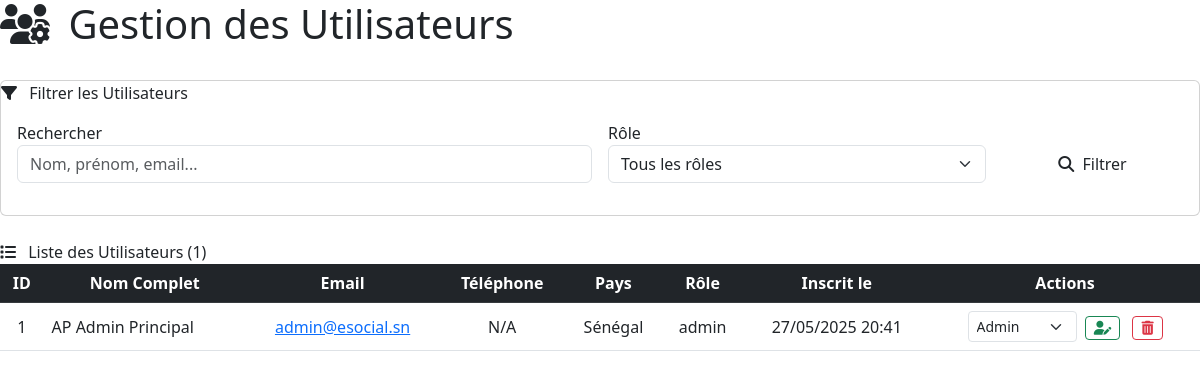
/admin/utilisateurs.php, run on the app's committed database.
### tables this page shows
CREATE TABLE IF NOT EXISTS `utilisateurs` (
  `id` int NOT NULL AUTO_INCREMENT,
  `prenom` varchar(100) NOT NULL,
  `nom` varchar(100) NOT NULL,
  `email` varchar(150) NOT NULL,
  `telephone` varchar(20) DEFAULT NULL,
  `mot_de_passe` varchar(255) NOT NULL,
  `role` enum('admin','donateur') DEFAULT 'donateur',
  `pays_id` int DEFAULT NULL,
  `date_inscription` datetime DEFAULT CURRENT_TIMESTAMP,
  PRIMARY KEY (`id`),
  UNIQUE KEY `email` (`email`),
  KEY `pays_id` (`pays_id`)
);

CREATE TABLE IF NOT EXISTS `pays` (
  `id` int NOT NULL AUTO_INCREMENT,
  `nom_pays` varchar(100) NOT NULL,
  PRIMARY KEY (`id`)
);

### admin/utilisateurs.php (the view, shortened to what this page needs)
<?php
$pdo = getPDO();
$search_user = isset($_GET['search_user']) ? sanitize($_GET['search_user']) : '';
$role_filter = isset($_GET['role_filter']) ? sanitize($_GET['role_filter']) : '';
$sql_users = "SELECT u.id, u.prenom, u.nom, u.email, u.telephone, u.role, u.date_inscription, p.nom_pays
              FROM utilisateurs u
              LEFT JOIN pays p ON u.pays_id = p.id";
$params_users = [];
$sql_users .= " ORDER BY u.date_inscription DESC";
$stmt_users = $pdo->prepare($sql_users);
$stmt_users->execute($params_users);
$utilisateurs = $stmt_users->fetchAll(PDO::FETCH_ASSOC);
?>
<link href="https://cdn.jsdelivr.net/npm/bootstrap@5.3.0/dist/css/bootstrap.min.css" rel="stylesheet">
<link href="https://cdnjs.cloudflare.com/ajax/libs/font-awesome/6.5.0/css/all.min.css" rel="stylesheet">
<div class="page-title-container mb-4 d-flex justify-content-between align-items-center">
    <h1><i class="fas fa-users-cog me-2"></i> Gestion des Utilisateurs</h1>
</div>
<div class="card card-admin filter-bar-users mb-4">
    <div class="card-admin-header">
        <i class="fas fa-filter me-2"></i> Filtrer les Utilisateurs
    </div>
    <div class="card-body">
        <form method="GET" action="utilisateurs.php" class="row g-3">
            <div class="col-md-6">
                <label for="search_user" class="form-label-admin">Rechercher</label>
                <input type="text" class="form-control form-control-admin" id="search_user" name="search_user" value="<?= htmlspecialchars($search_user) ?>" placeholder="Nom, prénom, email...">
            </div>
            <div class="col-md-4">
                <label for="role_filter" class="form-label-admin">Rôle</label>
                <select class="form-select form-control-admin" id="role_filter" name="role_filter">
                    <option value="">Tous les rôles</option>
                </select>
            </div>
            <div class="col-md-2 d-flex align-items-end">
                <button type="submit" class="btn btn-admin-primary w-100">
                    <i class="fas fa-search me-1"></i> Filtrer
                </button>
            </div>
        </form>
    </div>
</div>
<div class="user-table-container mt-4">
    <div class="card-admin-header d-flex justify-content-between align-items-center">
        <span><i class="fas fa-list me-2"></i> Liste des Utilisateurs (<?= count($utilisateurs) ?>)</span>
    </div>
    <div class="table-responsive">
        <table class="table table-hover table-users mb-0">
            <thead class="table-dark text-center">
                <tr>
                    <th>ID</th>
                    <th>Nom Complet</th>
                    <th>Email</th>
                    <th>Téléphone</th>
                    <th>Pays</th>
                    <th>Rôle</th>
                    <th>Inscrit le</th>
                    <th>Actions</th>
                </tr>
            </thead>
            <tbody>
                <?php if (empty($utilisateurs)): ?>
                    <tr>
                        <td colspan="8" class="text-center py-4">
                            <i class="fas fa-user-slash fa-2x text-muted mb-2"></i><br>
                            Aucun utilisateur trouvé <?= (!empty($search_user) || !empty($role_filter)) ? 'avec les filtres actuels.' : '.' ?>
                        </td>
                    </tr>
                <?php else: ?>
                    <?php foreach ($utilisateurs as $user):
                        $initials_user = strtoupper(substr($user['prenom'], 0, 1) . substr($user['nom'], 0, 1));
                        $role_class = 'role-' . strtolower($user['role']);
                        $avatar_class = strtolower($user['role']);
                    ?>
                    <tr class="align-middle text-center">
                        <td><?= (int)$user['id'] ?></td>
                        <td class="text-start">
                            <span class="user-avatar-placeholder <?= $avatar_class ?>"><?= htmlspecialchars($initials_user) ?></span>
                            <?= htmlspecialchars($user['prenom'] . ' ' . $user['nom']) ?>
                        </td>
                        <td><a href="mailto:<?= htmlspecialchars($user['email']) ?>"><?= htmlspecialchars($user['email']) ?></a></td>
                        <td><?= htmlspecialchars($user['telephone'] ?: 'N/A') ?></td>
                        <td><?= htmlspecialchars($user['nom_pays'] ?: 'N/A') ?></td>
                        <td><span class="user-role-badge <?= $role_class ?>"><?= htmlspecialchars($user['role']) ?></span></td>
                        <td><?= date("d/m/Y H:i", strtotime($user['date_inscription'])) ?></td>
                        <td class="user-actions">
                            <form method="POST" action="utilisateurs.php" class="d-inline me-2">
                                <select name="new_role" class="form-select form-select-sm d-inline w-auto">
                                    <option value="admin" <?= $user['role'] == 'admin' ? 'selected' : '' ?>>Admin</option>
                                </select>
                                <button type="submit" class="btn btn-sm btn-outline-success ms-1" title="Mettre à jour le rôle">
                                    <i class="fas fa-user-edit"></i>
                                </button>
                            </form>
                            <form method="POST" action="utilisateurs.php" class="d-inline"
                                  onsubmit="return confirm('Êtes-vous sûr de vouloir supprimer cet utilisateur ? Les dons associés seront déliés.');">
                                <button type="submit" class="btn btn-sm btn-outline-danger" title="Supprimer l'utilisateur">
                                    <i class="fas fa-trash-alt"></i>
                                </button>
                            </form>
                        </td>
                    </tr>
                    <?php endforeach; ?>
                <?php endif; ?>
            </tbody>
        </table>
    </div>
</div>

### data on the page
utilisateurs: id "1", initials_user "AP", prenom+nom "Admin Principal", email "admin@esocial.sn", telephone "N/A", pays.nom_pays "Sénégal", role "admin", date_inscription "27/05/2025 20:41", new_role "Admin"

### other printed values
count($utilisateurs) "1"
